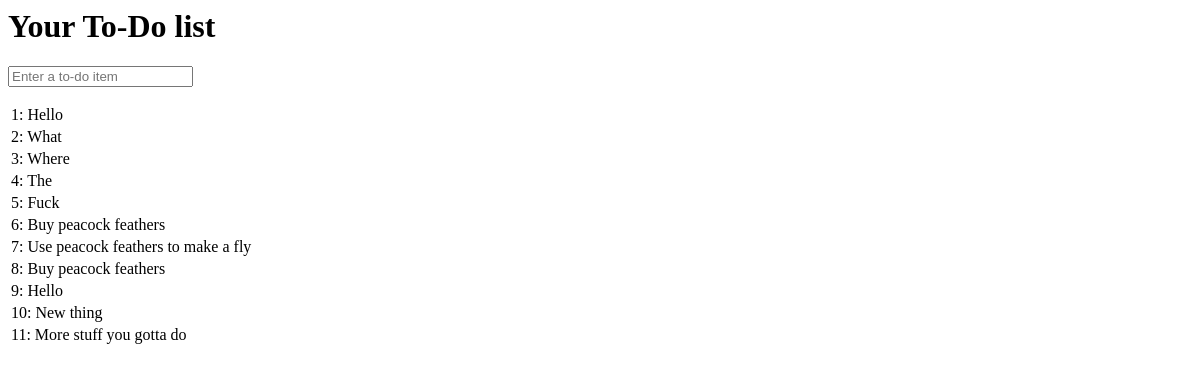
Before: / with the older database file.
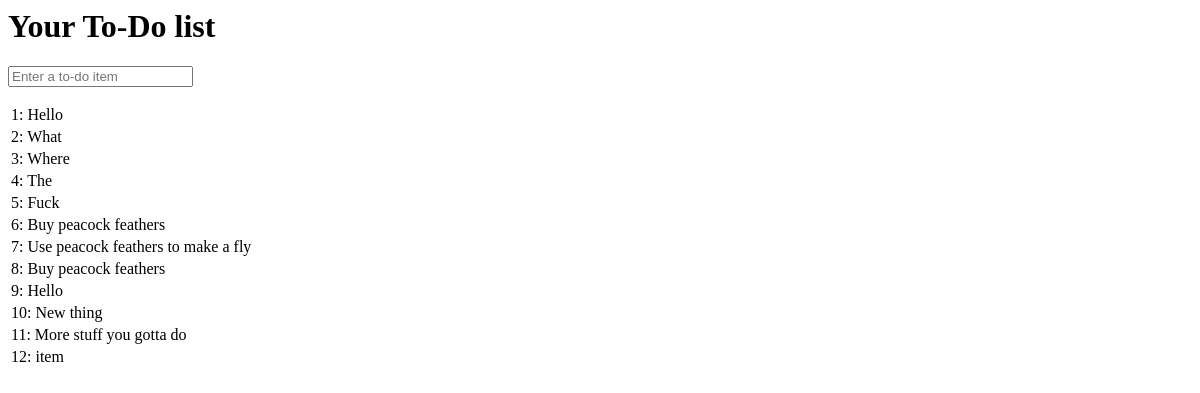
After: the same page with the newer database file.
### lists/models.py (models this page shows)
class Item(models.Model):
    text = models.TextField(default='')
    list = models.ForeignKey(List, default=None)

### lists/views.py (the view)
# urls.py: url(r'^$', views.home_page, name='home'),
def home_page(request):
    if request.method == 'POST':
        Item.objects.create(text=request.POST['item_text'])
        return redirect('/lists/the-only-list-in-the-world')
    items = Item.objects.all()
    return render(request, 'home.html', {'items': items})

### lists/templates/home.html (shortened to what this page needs)
<html>
    <head>
    </head>
    <body>
        <h1>Your To-Do list</h1>
        <form method="POST">
            <input name="item_text" id="id_new_item" placeholder="Enter a to-do item" />
        </form>
        <table id="id_list_table">
            {% for item in items %}
                <tr><td>{{ forloop.counter }}: {{ item.text }}</td></tr>
            {% endfor %}
        </table>
    </body>
</html>

Changed rows visible on the page:
added Item: text "item"
